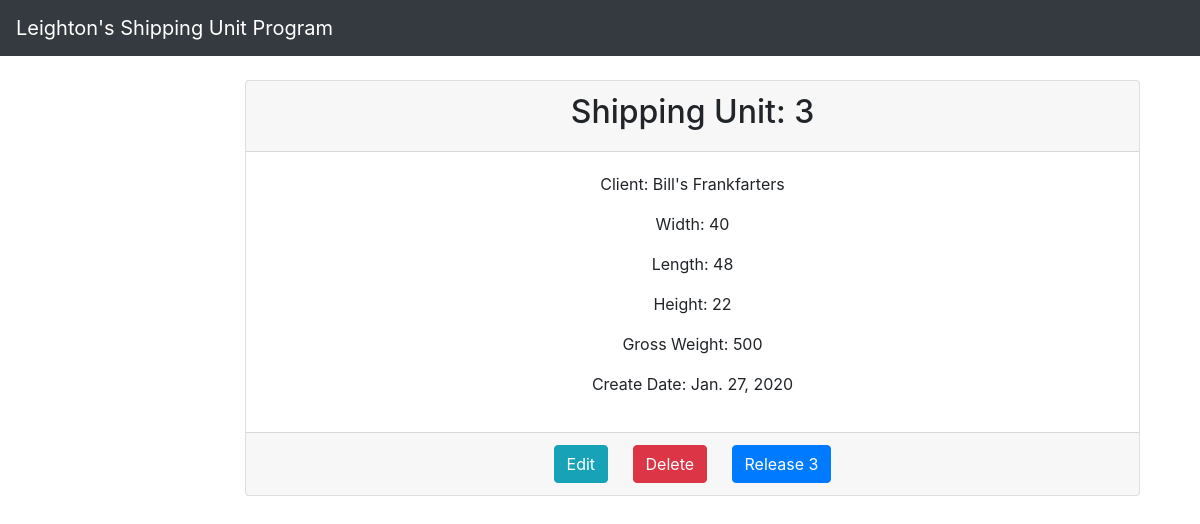
Page /units/3/ on the earlier database version.
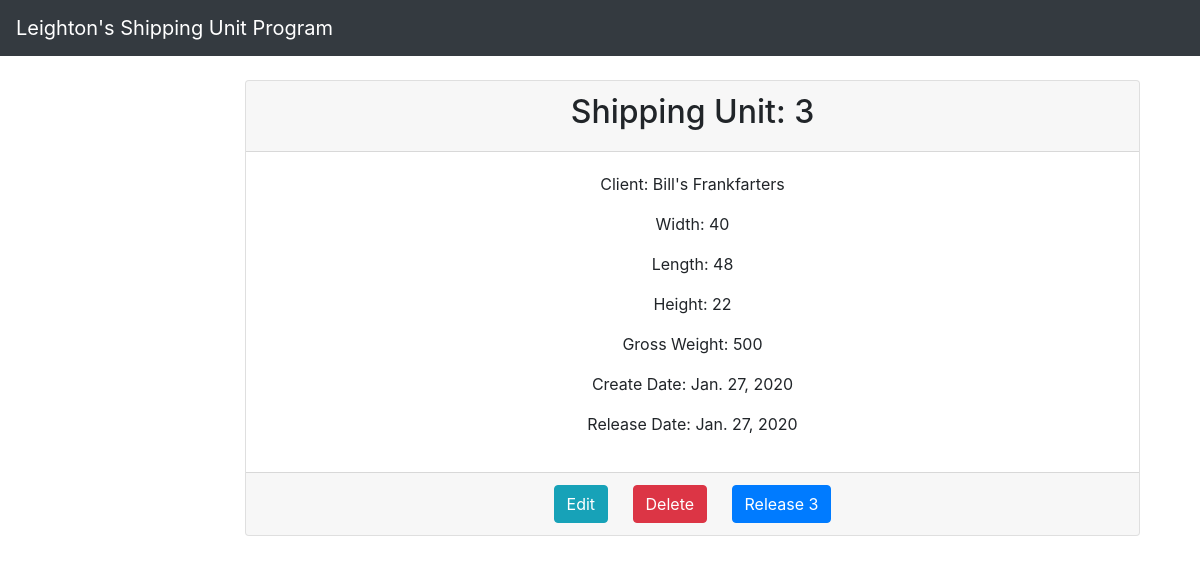
Same page on the later database version.
### units/models.py (models this page shows, shortened)
class Shipping_Units(models.Model):
    on_hand = models.AutoField(
        primary_key = True,
        editable = False,
    )
    client = models.CharField(max_length = 50)
    sub_client = models.CharField(max_length = 50, null = True, blank = True)
    width = models.PositiveIntegerField()
    length = models.PositiveIntegerField()
    height = models.PositiveIntegerField()
    gross_weight = models.PositiveIntegerField()
    purpose = models.CharField(max_length = 50)
    create_date = models.DateField(auto_now_add = True)
    release_date = models.DateField(null = True, blank = True)
    hawb = models.CharField(max_length = 50, null = True, blank = True)
    mawb = models.CharField(max_length = 50, null = True, blank = True)
    class Meta:
        ordering = ('release_date',)

### units/views.py (the view)
# urls.py: path('units/<int:pk>/', UnitDetailView.as_view(), name = 'unit_detail'),
class UnitDetailView(DetailView):
    model = Shipping_Units
    context_object_name = 'unit'
    template_name = 'units/unit_detail.html'

### templates/units/unit_detail.html (shortened to what this page needs)
{% extends 'base.html' %}
{% block content %}
<br>
<div class="card text-center">
    <div class="card-header">
        <h2>Shipping Unit: {{ unit.on_hand }}</h2>
    </div>
    <div class="card-body">
        <p>Client: {{ unit.client }}</p>
        <p>Width: {{ unit.width }}</p>
        <p>Length: {{ unit.length }}</p>
        <p>Height: {{ unit.height }}</p>
        <p>Gross Weight: {{ unit.gross_weight }}</p>
        <p>Create Date: {{ unit.create_date }}</p>
        {% if unit.release_date %}
            <p>Release Date: {{ unit.release_date }}</p>
        {% endif %}
    </div>
    <div class="card-footer">
        <a href="{% url 'unit_edit' unit.pk %}" class="card-link btn btn-info">Edit</a>
        <a href="{% url 'unit_delete' unit.pk %}" class="card-link btn btn-danger">Delete</a>
        <a href="{% url 'unit_release' unit.pk %}" class="card-link btn btn-primary">Release {{ unit.on_hand }}</a>
    </div>
</div>
{% endblock content %}

Differences in the rows shown:
changed Shipping_Units "Bill's Frankfarters": release_date (not shown) → "Jan. 27, 2020"
Other differences:
text now shown: "Release Date:"
